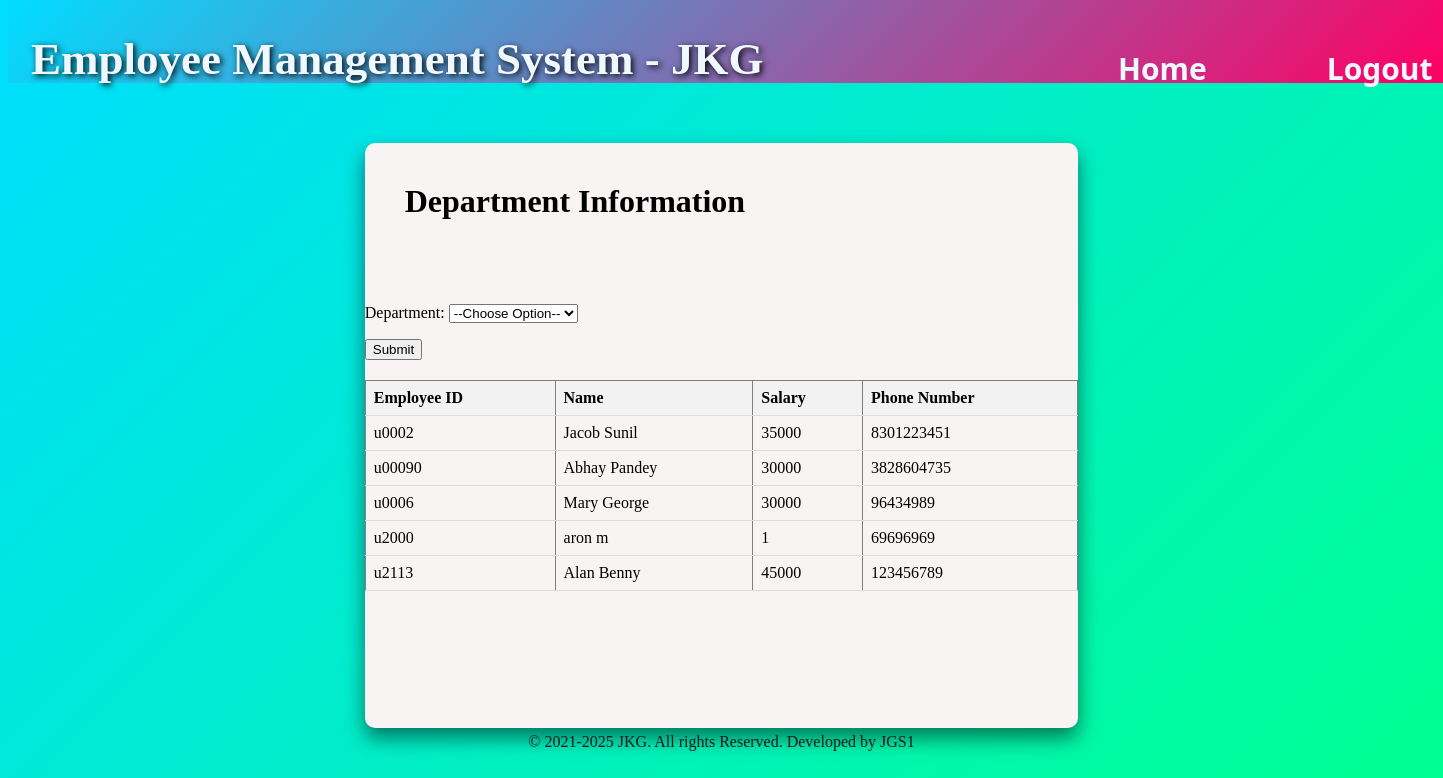
Page /department/ on the earlier database version.
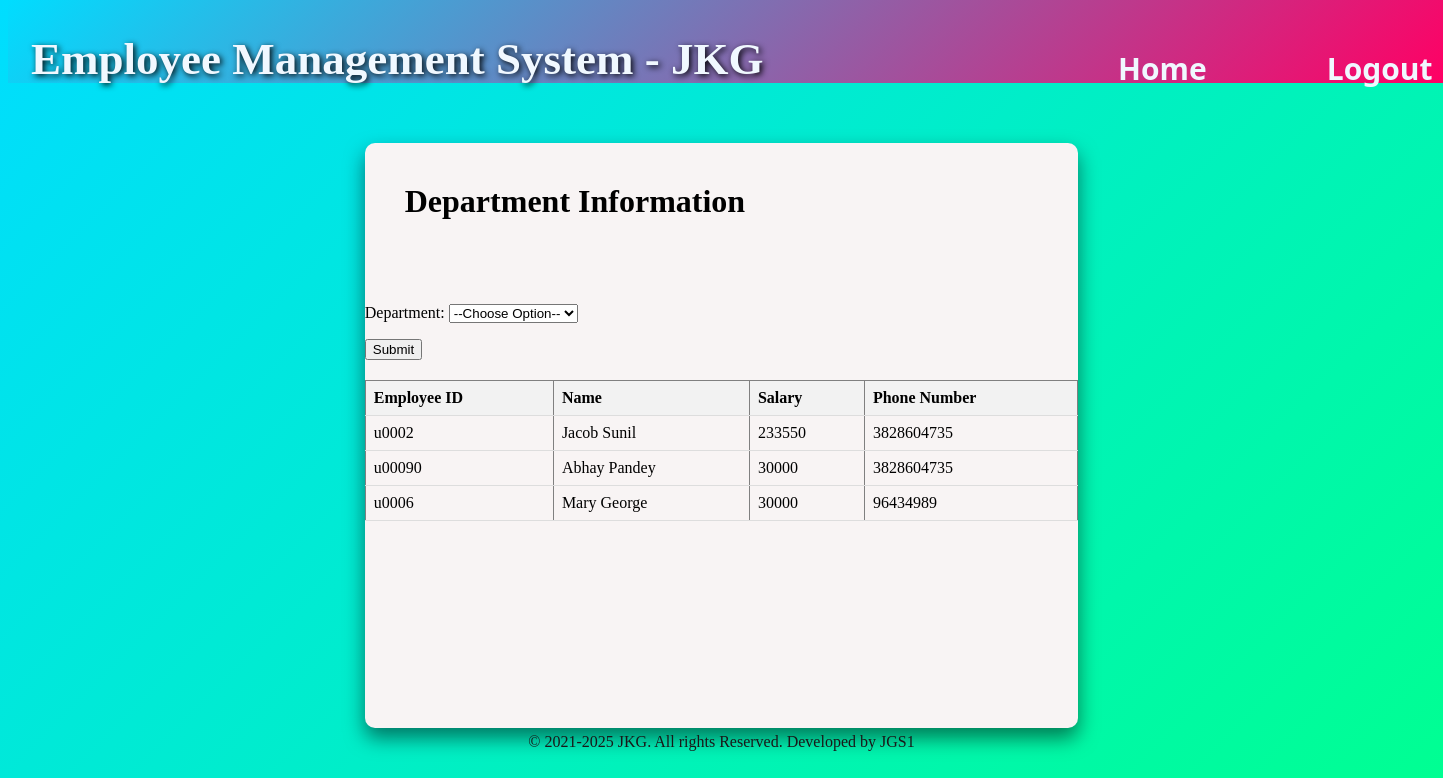
Same page on the later database version.
### myapp/models.py (models this page shows, shortened)
class emp(models.Model):
  GENDER = [
    ('Male','Male'),
    ('Female','Female'),
    ('Other','Other'),
]
  DEP = [('Coding','Coding'),
         ('Debugging','Debugging'),
         ('Testing','Testing'),
         ('Animation','Animation'),
         ('Design','Design'),
]
  empid=models.CharField(max_length=100,unique=True)
  empname=models.CharField(max_length=150,null=True)
  dateb=models.DateField(null=True)
  datej=models.DateField(null=True)
  department=models.CharField(max_length=150,null=True,choices=DEP)
  age=models.IntegerField(null=True)
  address=models.CharField(max_length=300,null=True)
  salary=models.IntegerField(null=True)
  gender=models.CharField(max_length=100,null=True,choices=GENDER)
  phno=models.IntegerField(null=True)

### myapp/views.py (the view, shortened to what this page needs)
# urls.py: path('department/', views.department, name='department'),
def department(request):
    form = DepartmentForm(request.POST or None)
    employees = emp.objects.all()
    return render(request, 'myapp/departm.html', {'form': form, 'employees': employees})

### myapp/forms.py
class DepartmentForm(forms.Form):
    department = forms.ChoiceField(choices=[('select', '--Choose Option--'),
                                           ('Coding', 'Coding'),
                                           ('Debugging', 'Debugging'),
                                           ('Testing', 'Testing'),
                                           ('Animation', 'Animation'),
                                           ('Design', 'Design')])

### myapp/templates/myapp/departm.html (shortened to what this page needs)
<!DOCTYPE html>
<html style="height: 100%; background-image: linear-gradient(135deg, rgb(0, 221, 255), rgb(0, 255, 145));">
<head>
</head>
<div>
    <div class="header">
        <div class="title" style="width: 700px">
        <div style="width: 800px;">
            <h1 style="font-family: 'Times New Roman', Times, serif;font-size: 45px;color: aliceblue;text-shadow: 2px 2px 6px black;margin-left:-px ;"><span>E</span>mployee <span>M</span>anagement <span>S</span>ystem - <span>J</span><span>K</span><span>G</span></h1><br>
        </div></div>
        <div class="some" style="width: 400px;height:85px;margin-left: 375px;  display: flex;">
            <a style="text-decoration: none;" href="{% url 'home' %}">
                <div class="Home" style="padding-top: 45px;padding-left: 12px;font-size:30px ;font-family:system-ui, -apple-system, BlinkMacSystemFont, 'Segoe UI', Roboto, Oxygen, Ubuntu, Cantarell, 'Open Sans', 'Helvetica Neue', sans-serif;color: aliceblue;">
                    <b>Home</b>
                </div>
            </a>
            <a style="text-decoration: none;" href="{% url 'loginuser' %}">
                <div class="Logout" style="padding-top: 45px;padding-left: 120px;font-size:30px ;font-family:system-ui, -apple-system, BlinkMacSystemFont, 'Segoe UI', Roboto, Oxygen, Ubuntu, Cantarell, 'Open Sans', 'Helvetica Neue', sans-serif;color: aliceblue;">
                    <b>Logout</b>
                </div>
            </a>
        </div>
    </div>
    <div class="main">
        <h1 style="margin-left: 40px; margin-top:35px ; margin-bottom:50px  ;">Department Information</h1><br>
        <form method="post">
            {{ form.as_p }}
            <input type="submit" value="Submit">
        </form>
        {% if employees %}
            <table border="1">
                <thead>
                    <tr>
                        <th>Employee ID</th>
                        <th>Name</th>
                        <th>Salary</th>
                        <th>Phone Number</th>
                    </tr>
                </thead>
                <tbody>
                {% for employee in employees %}
                <tr>
                    <td>{{ employee.empid }}</td>
                    <td>{{ employee.empname }}</td>
                    <td>{{ employee.salary }}</td>
                    <td>{{ employee.phno }}</td>
                </tr>
                {% endfor %}
                </tbody>
            </table>
        {% else %}
            <p>No employees found.</p>
        {% endif %}
    </div>
</div>
<div class="footer" style="text-align: center ;color:rgb(25, 24, 24);padding-top:5px ;">© 2021-2025 JKG. All rights Reserved. Developed by JGS1</div>
</html>

Differences in the rows shown:
removed emp: empid "u2000", empname "aron m", salary "1", phno "69696969"
removed emp: empid "u2113", empname "Alan Benny", salary "45000", phno "123456789"
changed emp "Jacob Sunil": salary "35000" → "233550"; phno "8301223451" → "3828604735"
